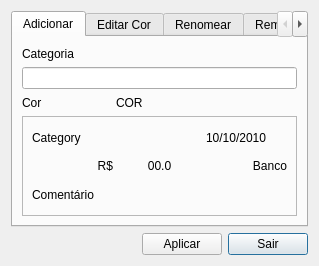
<?xml version="1.0" encoding="UTF-8"?>
<ui version="4.0">
 <class>Dialog</class>
 <widget class="QDialog" name="Dialog">
  <property name="geometry">
   <rect>
    <x>0</x>
    <y>0</y>
    <width>319</width>
    <height>256</height>
   </rect>
  </property>
  <property name="windowTitle">
   <string>Dialog</string>
  </property>
  <layout class="QGridLayout" name="gridLayout_5">
   <item row="0" column="0" colspan="3">
    <widget class="QTabWidget" name="tabWidget">
     <property name="currentIndex">
      <number>0</number>
     </property>
     <widget class="QWidget" name="Add">
      <attribute name="title">
       <string>Adicionar</string>
      </attribute>
      <layout class="QGridLayout" name="gridLayout">
       <item row="4" column="0">
        <widget class="QLabel" name="label_2">
         <property name="text">
          <string>Cor</string>
         </property>
        </widget>
       </item>
       <item row="1" column="0" colspan="3">
        <widget class="QLineEdit" name="lineEdit"/>
       </item>
       <item row="0" column="0" colspan="2">
        <widget class="QLabel" name="label">
         <property name="text">
          <string>Categoria</string>
         </property>
        </widget>
       </item>
       <item row="6" column="0" colspan="3">
        <widget class="QFrame" name="frame">
         <property name="minimumSize">
          <size>
           <width>200</width>
           <height>100</height>
          </size>
         </property>
         <property name="maximumSize">
          <size>
           <width>2000</width>
           <height>1000</height>
          </size>
         </property>
         <property name="frameShape">
          <enum>QFrame::StyledPanel</enum>
         </property>
         <property name="frameShadow">
          <enum>QFrame::Raised</enum>
         </property>
         <layout class="QHBoxLayout" name="horizontalLayout">
          <item>
           <layout class="QGridLayout" name="gridLayout_2">
            <item row="2" column="0" colspan="2">
             <widget class="QLabel" name="label_5">
              <property name="text">
               <string>Comentário</string>
              </property>
             </widget>
            </item>
            <item row="1" column="0">
             <widget class="QLabel" name="label_3">
              <property name="text">
               <string>R$</string>
              </property>
              <property name="alignment">
               <set>Qt::AlignRight|Qt::AlignTrailing|Qt::AlignVCenter</set>
              </property>
             </widget>
            </item>
            <item row="1" column="2">
             <widget class="QLabel" name="label_7">
              <property name="text">
               <string>Banco</string>
              </property>
              <property name="alignment">
               <set>Qt::AlignRight|Qt::AlignTrailing|Qt::AlignVCenter</set>
              </property>
             </widget>
            </item>
            <item row="0" column="2">
             <widget class="QLabel" name="label_8">
              <property name="text">
               <string>10/10/2010</string>
              </property>
             </widget>
            </item>
            <item row="1" column="1">
             <widget class="QLabel" name="label_4">
              <property name="sizePolicy">
               <sizepolicy hsizetype="Preferred" vsizetype="Preferred">
                <horstretch>0</horstretch>
                <verstretch>0</verstretch>
               </sizepolicy>
              </property>
              <property name="text">
               <string>00.0</string>
              </property>
              <property name="alignment">
               <set>Qt::AlignCenter</set>
              </property>
             </widget>
            </item>
            <item row="0" column="0" colspan="2">
             <widget class="QLabel" name="label_6">
              <property name="text">
               <string>Category</string>
              </property>
             </widget>
            </item>
           </layout>
          </item>
         </layout>
        </widget>
       </item>
       <item row="4" column="1">
        <widget class="QLabel" name="label_21">
         <property name="text">
          <string>COR</string>
         </property>
        </widget>
       </item>
      </layout>
     </widget>
     <widget class="QWidget" name="Edit">
      <attribute name="title">
       <string>Editar Cor</string>
      </attribute>
      <layout class="QGridLayout" name="gridLayout_4">
       <item row="2" column="0">
        <widget class="QLabel" name="label_10">
         <property name="text">
          <string>Cor</string>
         </property>
        </widget>
       </item>
       <item row="1" column="0" colspan="3">
        <widget class="QComboBox" name="comboBox"/>
       </item>
       <item row="0" column="0" colspan="3">
        <widget class="QLabel" name="label_11">
         <property name="text">
          <string>Categoria</string>
         </property>
        </widget>
       </item>
       <item row="4" column="0" colspan="3">
        <widget class="QFrame" name="frame_2">
         <property name="sizePolicy">
          <sizepolicy hsizetype="Preferred" vsizetype="Preferred">
           <horstretch>0</horstretch>
           <verstretch>0</verstretch>
          </sizepolicy>
         </property>
         <property name="minimumSize">
          <size>
           <width>200</width>
           <height>100</height>
          </size>
         </property>
         <property name="maximumSize">
          <size>
           <width>2000</width>
           <height>1000</height>
          </size>
         </property>
         <property name="frameShape">
          <enum>QFrame::StyledPanel</enum>
         </property>
         <property name="frameShadow">
          <enum>QFrame::Raised</enum>
         </property>
         <layout class="QHBoxLayout" name="horizontalLayout_2">
          <item>
           <layout class="QGridLayout" name="gridLayout_3">
            <item row="2" column="0" colspan="2">
             <widget class="QLabel" name="label_14">
              <property name="text">
               <string>Comentário</string>
              </property>
             </widget>
            </item>
            <item row="1" column="0">
             <widget class="QLabel" name="label_15">
              <property name="text">
               <string>R$</string>
              </property>
              <property name="alignment">
               <set>Qt::AlignRight|Qt::AlignTrailing|Qt::AlignVCenter</set>
              </property>
             </widget>
            </item>
            <item row="1" column="2">
             <widget class="QLabel" name="label_16">
              <property name="text">
               <string>Banco</string>
              </property>
              <property name="alignment">
               <set>Qt::AlignRight|Qt::AlignTrailing|Qt::AlignVCenter</set>
              </property>
             </widget>
            </item>
            <item row="0" column="2">
             <widget class="QLabel" name="label_17">
              <property name="text">
               <string>10/10/2010</string>
              </property>
             </widget>
            </item>
            <item row="1" column="1">
             <widget class="QLabel" name="label_18">
              <property name="sizePolicy">
               <sizepolicy hsizetype="Preferred" vsizetype="Preferred">
                <horstretch>0</horstretch>
                <verstretch>0</verstretch>
               </sizepolicy>
              </property>
              <property name="text">
               <string>00.0</string>
              </property>
              <property name="alignment">
               <set>Qt::AlignCenter</set>
              </property>
             </widget>
            </item>
            <item row="0" column="0" colspan="2">
             <widget class="QLabel" name="label_19">
              <property name="text">
               <string>Category</string>
              </property>
             </widget>
            </item>
           </layout>
          </item>
         </layout>
        </widget>
       </item>
       <item row="2" column="1">
        <widget class="QLabel" name="label_20">
         <property name="text">
          <string>OLD</string>
         </property>
        </widget>
       </item>
      </layout>
     </widget>
     <widget class="QWidget" name="Rename">
      <attribute name="title">
       <string>Renomear</string>
      </attribute>
      <layout class="QVBoxLayout" name="verticalLayout">
       <item>
        <widget class="QLabel" name="label_9">
         <property name="text">
          <string>Categoria</string>
         </property>
        </widget>
       </item>
       <item>
        <widget class="QComboBox" name="comboBox_2"/>
       </item>
       <item>
        <widget class="QLabel" name="label_12">
         <property name="text">
          <string>Novo Nome</string>
         </property>
        </widget>
       </item>
       <item>
        <widget class="QLineEdit" name="lineEdit_2"/>
       </item>
       <item>
        <spacer name="verticalSpacer">
         <property name="orientation">
          <enum>Qt::Vertical</enum>
         </property>
         <property name="sizeHint" stdset="0">
          <size>
           <width>20</width>
           <height>40</height>
          </size>
         </property>
        </spacer>
       </item>
      </layout>
     </widget>
     <widget class="QWidget" name="Remove">
      <attribute name="title">
       <string>Remover</string>
      </attribute>
      <layout class="QVBoxLayout" name="verticalLayout_2">
       <item>
        <widget class="QLabel" name="label_13">
         <property name="text">
          <string>Categoria</string>
         </property>
        </widget>
       </item>
       <item>
        <widget class="QComboBox" name="comboBox_3"/>
       </item>
       <item>
        <spacer name="verticalSpacer_2">
         <property name="orientation">
          <enum>Qt::Vertical</enum>
         </property>
         <property name="sizeHint" stdset="0">
          <size>
           <width>20</width>
           <height>40</height>
          </size>
         </property>
        </spacer>
       </item>
      </layout>
     </widget>
    </widget>
   </item>
   <item row="1" column="0">
    <spacer name="horizontalSpacer">
     <property name="orientation">
      <enum>Qt::Horizontal</enum>
     </property>
     <property name="sizeHint" stdset="0">
      <size>
       <width>40</width>
       <height>20</height>
      </size>
     </property>
    </spacer>
   </item>
   <item row="1" column="2">
    <widget class="QPushButton" name="pushButton">
     <property name="text">
      <string>Sair</string>
     </property>
    </widget>
   </item>
   <item row="1" column="1">
    <widget class="QPushButton" name="pushButton_2">
     <property name="text">
      <string>Aplicar</string>
     </property>
    </widget>
   </item>
  </layout>
 </widget>
 <resources/>
 <connections/>
</ui>
